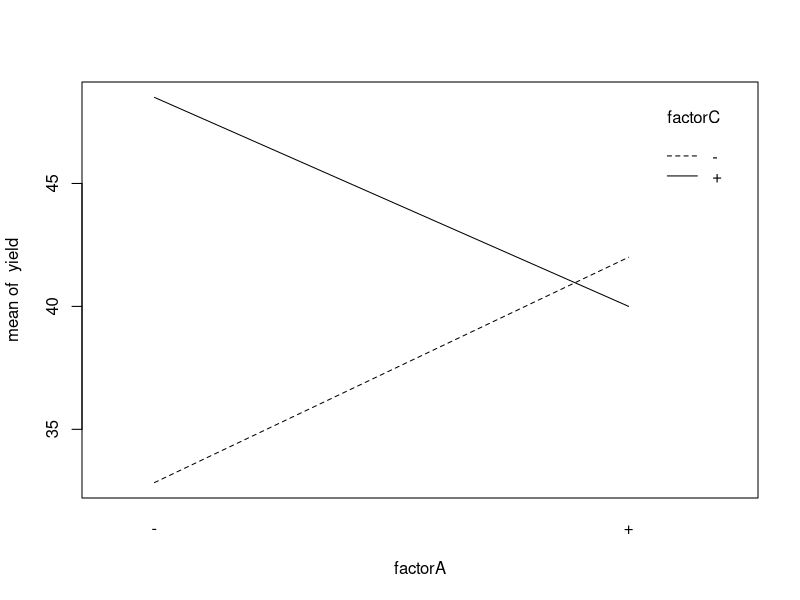
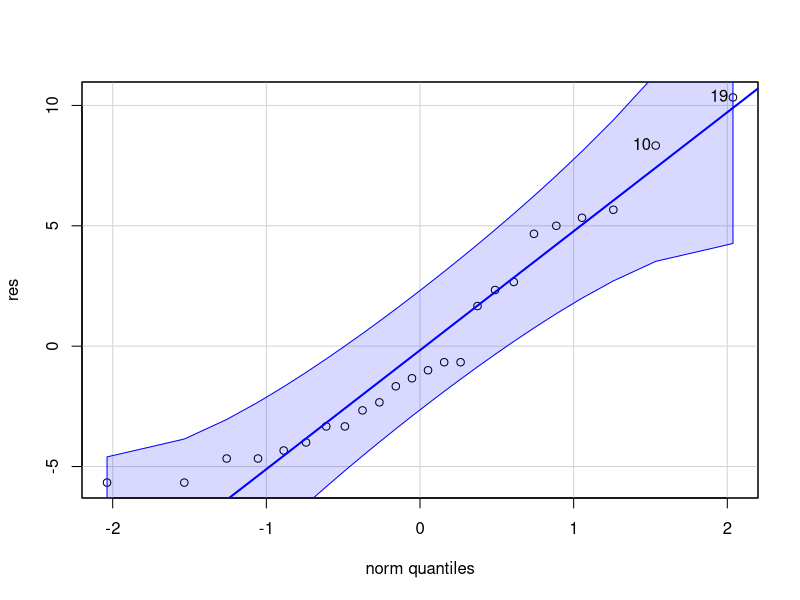
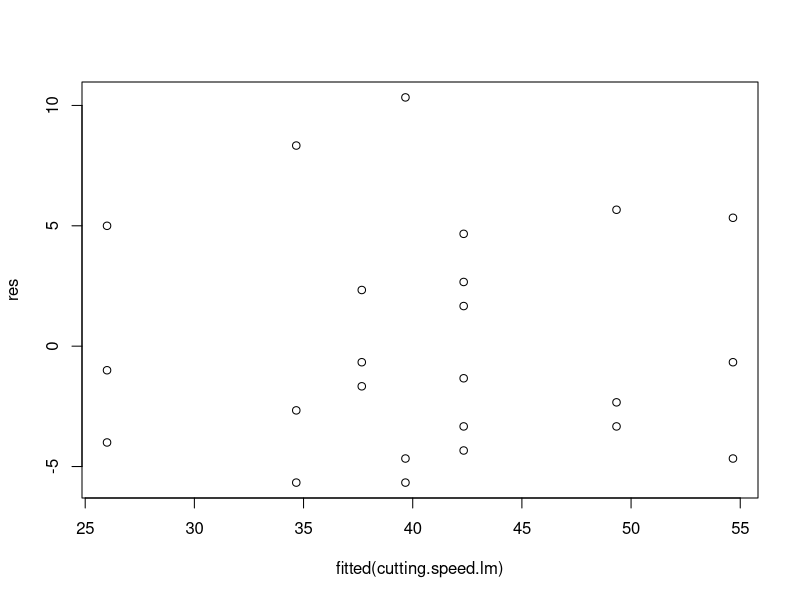

Write R code to recreate these figures, in order.
## ---- chunk 1
# creating data table
factorA = rep(c("-","+","-","+","-","+","-","+"), times = 3)
factorB = rep(c("-","-","+","+","-","-","+","+"), times = 3)
factorC = rep(c("-","-","-","-","+","+","+","+"), times = 3)
Rep = rep(c("I", "II", "III"), each = 8)
yield = c(22,32,35,55,44,40,60,39,31,43,34,47,45,37,50,41,25,29,50,46,38,36,54,47)

cutting.speed.long = data.frame(factorA, factorB, factorC, Rep, yield)

# defining coded
coded=function(x) #a function to code variable x
{
  ifelse(x=="+", 1, -1)
}

# linear regression
cutting.speed.lm=lm(yield ~ coded(factorA) * coded(factorB) * coded(factorC), cutting.speed.long)
summary(cutting.speed.lm)

# interaction plot
with(cutting.speed.long, interaction.plot(factorA, factorC, yield))
## ---- chunk 2
# ANOVA test
cutting.speed.aov=aov(yield ~ factorA * factorB * factorC, cutting.speed.long)
summary(cutting.speed.aov)
mse=summary(cutting.speed.aov)[[1]][8,3]
mse
## ---- chunk 3
res=cutting.speed.long$yield-fitted(cutting.speed.lm)
library(car)
qqPlot(res)
plot(fitted(cutting.speed.lm), res) 
## ---- chunk 4
#checking Standard error=sqrt(mse/N)
n=3;a=b=c=2;N=a*b*c*n
alpha=0.05
sqrt(mse/N)
#consturct CI for regression coefficient (example, for coded(A))
se=sqrt(mse/N)
df=a*b*c*(n-1)
hat.beta1=cutting.speed.lm$coefficients[2]
CI.beta=hat.beta1+c(-1,1)*qt(alpha/2,df,lower.tail = F)*se
CI.beta
2*CI.beta #CI for main effect A
## ---- chunk 5
# creating data table
A <- rep(c("-","+","-","+"), times = 4)
B <- rep(c("-","-","+","+"), times = 4)
Rep <- rep(c("I","II","III","IV"), each = 4)
Vibes <- c(18.2, 27.2, 15.9, 41.0, 18.9, 24.0, 14.5, 43.9, 12.9, 22.4, 15.1, 36.3, 14.4, 22.5, 14.2, 39.9)
router.long <- data.frame(A, B, Rep, Vibes)
